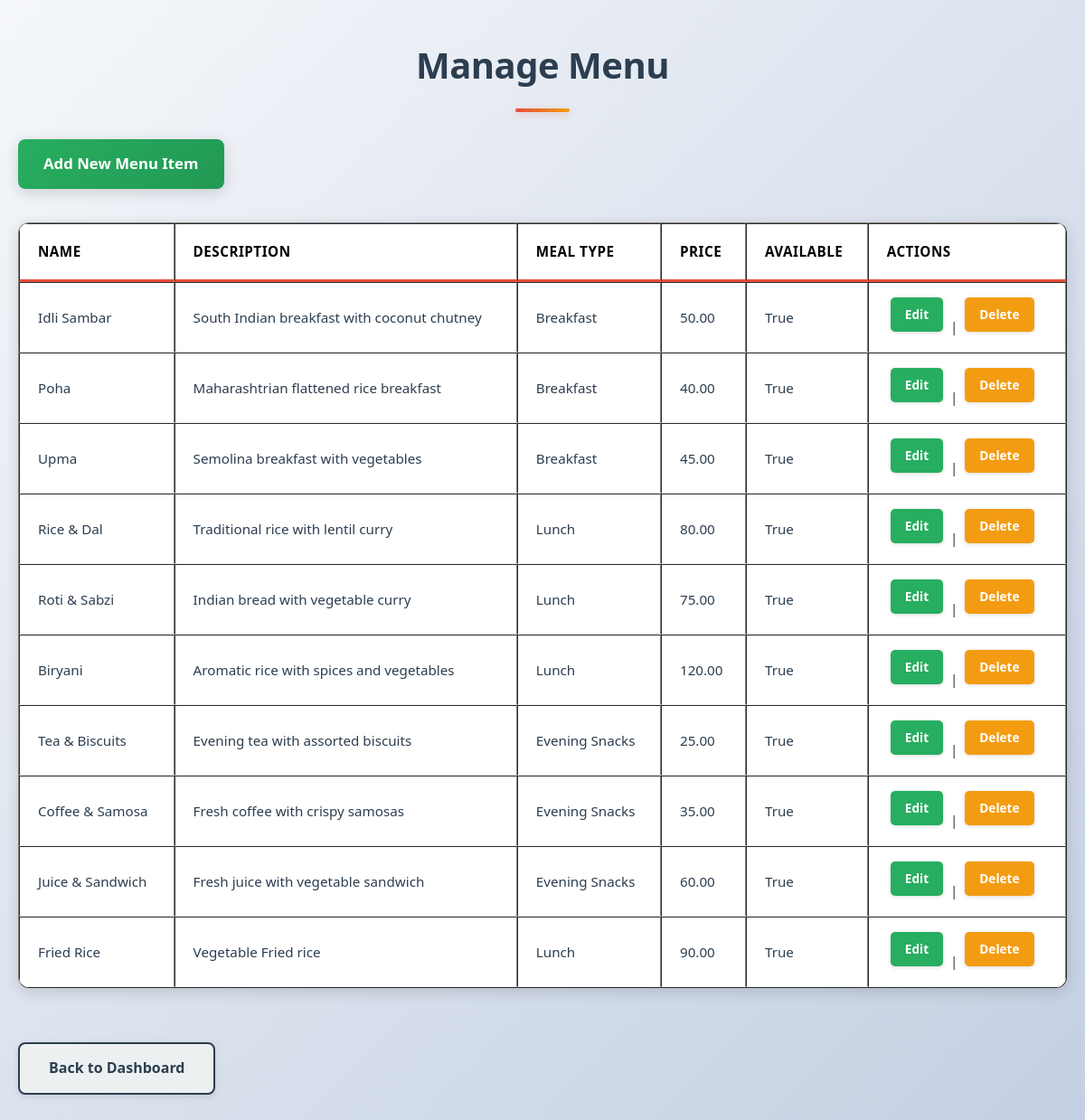
Page /manage_menu/ (signed in) on the committed database.
### canteen/models.py (models this page shows, shortened)
class Menu(models.Model):
    MEAL_CHOICES = [
        ('breakfast', 'Breakfast'),
        ('lunch', 'Lunch'),
        ('snacks', 'Evening Snacks'),
    ]
    name = models.CharField(max_length=100)
    description = models.TextField(blank=True)
    meal_type = models.CharField(max_length=20, choices=MEAL_CHOICES)
    price = models.DecimalField(max_digits=6, decimal_places=2)
    available = models.BooleanField(default=True)

### canteen/views.py (the view)
# urls.py: path('manage_menu/', views.manage_menu, name='manage_menu'),
@admin_required
def manage_menu(request):
    menu_items = Menu.objects.all()
    return render(request, 'canteen/manage_menu.html', {'menu_items': menu_items})

### canteen/views.py (called while the page is built)
def admin_required(view_func):
    decorated_view_func = login_required(user_passes_test(lambda u: u.is_staff, login_url='login')(view_func))
    return decorated_view_func

### canteen/templates/canteen/manage_menu.html (shortened to what this page needs)
<!DOCTYPE html>
<html>
<head>
 {% load static %}
   <link rel="stylesheet" href="{% static 'canteen/css/manage.css' %}">
</head>
<body>
<h2>Manage Menu</h2>
<a href="{% url 'add_menu_item' %}">Add New Menu Item</a>
<table border="1">
    <tr>
        <th>Name</th>
        <th>Description</th>
        <th>Meal Type</th>
        <th>Price</th>
        <th>Available</th>
        <th>Actions</th>
    </tr>
    {% for item in menu_items %}
    <tr>
        <td>{{ item.name }}</td>
        <td>{{ item.description }}</td>
        <td>{{ item.get_meal_type_display }}</td>
        <td>{{ item.price }}</td>
        <td>{{ item.available }}</td>
        <td>
            <a href="{% url 'update_menu_item' item.pk %}">Edit</a> |
            <a href="{% url 'delete_menu_item' item.pk %}">Delete</a>
        </td>
    </tr>
    {% endfor %}
</table>
<a href="{% url 'admin_dashboard' %}">Back to Dashboard</a>
</body>
</html>

### canteen/static/canteen/css/manage.css (style rules this page uses)
* { margin: 0; padding: 0; box-sizing: border-box; }
:root { --primary-color: #2c3e50; --accent-color: #e74c3c; --success-color: #27ae60; --warning-color: #f39c12; --light-bg: #ecf0f1; --dark-text: #2c3e50; --light-text: #7f8c8d; --border-color: #bdc3c7; --shadow-light: 0 2px 8px rgba(0, 0, 0, 0.1); --shadow-medium: 0 4px 16px rgba(0, 0, 0, 0.15); --shadow-heavy: 0 8px 32px rgba(0, 0, 0, 0.2); --transition: all 0.3s cubic-bezier(0.25, 0.46, 0.45, 0.94); }
body { font-family: "Segoe UI", Tahoma, Geneva, Verdana, sans-serif; background: linear-gradient(135deg, #f5f7fa 0%, #c3cfe2 100%); min-height: 100vh; padding: 40px 20px; color: var(--dark-text); line-height: 1.6; }
h2 { font-size: 2.5rem; font-weight: 700; margin-bottom: 30px; color: var(--primary-color); text-align: center; position: relative; padding-bottom: 20px; letter-spacing: -0.5px; animation: slideInDown 0.6s ease-out; }
h2::after { content: ""; position: absolute; bottom: 0; left: 50%; transform: translateX(-50%); width: 60px; height: 4px; background: linear-gradient(90deg, var(--accent-color), var(--warning-color)); border-radius: 2px; box-shadow: 0 2px 8px rgba(231, 76, 60, 0.3); }
a { color: var(--accent-color); text-decoration: none; font-weight: 600; position: relative; transition: var(--transition); padding: 8px 0; }
a::before { content: ""; position: absolute; bottom: -2px; left: 0; width: 0; height: 2px; background: var(--accent-color); transition: width 0.3s ease-out; }
body > a:first-of-type { display: inline-block; margin-bottom: 30px; padding: 14px 28px; background: linear-gradient(135deg, var(--success-color) 0%, #229954 100%); color: white; border-radius: 8px; font-size: 1.05rem; font-weight: 600; box-shadow: var(--shadow-medium); transition: var(--transition); position: relative; overflow: hidden; animation: fadeInUp 0.6s ease-out 0.2s both; }
body > a:first-of-type::before { background: rgba(255, 255, 255, 0.3); }
table { width: 100%; border-collapse: separate; border-spacing: 0; background: white; border-radius: 12px; overflow: hidden; box-shadow: var(--shadow-medium); margin-bottom: 30px; animation: slideInUp 0.6s ease-out 0.3s both; }
th { padding: 18px 20px; text-align: left; color: white; font-weight: 700; font-size: 0.95rem; letter-spacing: 0.5px; text-transform: uppercase; border-bottom: 3px solid var(--accent-color); color: black; }
td { padding: 16px 20px; border-bottom: 1px solid var(--light-bg); color: var(--dark-text); font-size: 0.95rem; }
tr { transition: var(--transition); position: relative; }
td a { display: inline-block; padding: 8px 16px; margin: 0 4px; background-color: var(--primary-color); color: white; border-radius: 5px; font-size: 0.85rem; font-weight: 600; box-shadow: 0 1px 4px rgba(0, 0, 0, 0.15); transition: var(--transition); position: relative; overflow: hidden; }
td a::before { content: ""; position: absolute; bottom: 0; right: 0; width: 100%; height: 100%; background: rgba(255, 255, 255, 0.3); width: 0; transition: width 0.3s ease-out; }
td a:nth-of-type(1) { background-color: var(--success-color); }
td a:nth-of-type(2) { background-color: var(--warning-color); }
body > a:last-of-type { display: inline-block; margin-top: 30px; padding: 14px 32px; background-color: var(--light-bg); color: var(--primary-color); border: 2px solid var(--primary-color); border-radius: 8px; font-size: 1rem; font-weight: 600; box-shadow: var(--shadow-light); transition: var(--transition); animation: fadeInUp 0.6s ease-out 0.4s both; }
body > a:last-of-type::before { background: var(--primary-color); opacity: 0.1; }

### rows in the picture
Menu: name "Idli Sambar", description "South Indian breakfast with coconut chutney", meal_type "Breakfast", price "50.00", available "True"
Menu: name "Poha", description "Maharashtrian flattened rice breakfast", meal_type "Breakfast", price "40.00", available "True"
Menu: name "Upma", description "Semolina breakfast with vegetables", meal_type "Breakfast", price "45.00", available "True"
Menu: name "Rice & Dal", description "Traditional rice with lentil curry", meal_type "Lunch", price "80.00", available "True"
Menu: name "Roti & Sabzi", description "Indian bread with vegetable curry", meal_type "Lunch", price "75.00", available "True"
Menu: name "Biryani", description "Aromatic rice with spices and vegetables", meal_type "Lunch", price "120.00", available "True"
Menu: name "Tea & Biscuits", description "Evening tea with assorted biscuits", meal_type "Evening Snacks", price "25.00", available "True"
Menu: name "Coffee & Samosa", description "Fresh coffee with crispy samosas", meal_type "Evening Snacks", price "35.00", available "True"
Menu: name "Juice & Sandwich", description "Fresh juice with vegetable sandwich", meal_type "Evening Snacks", price "60.00", available "True"
Menu: name "Fried Rice", description "Vegetable Fried rice", meal_type "Lunch", price "90.00", available "True"
